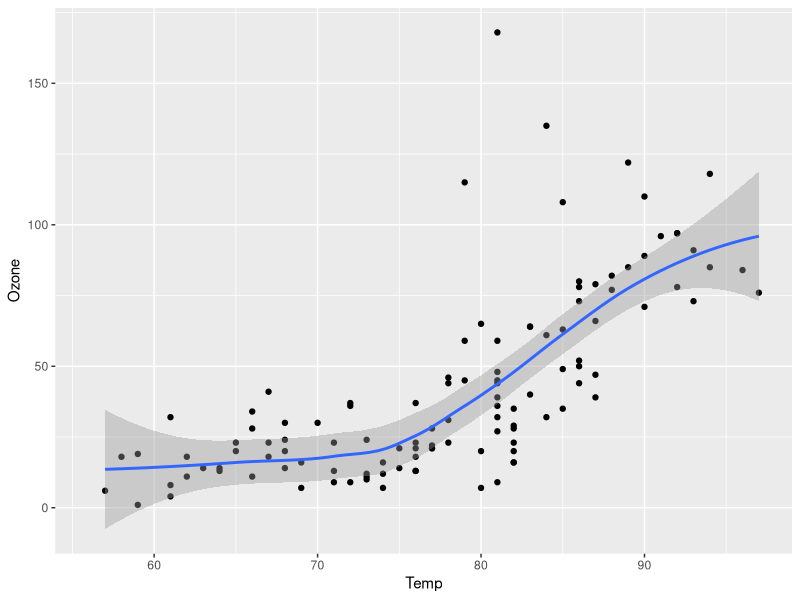
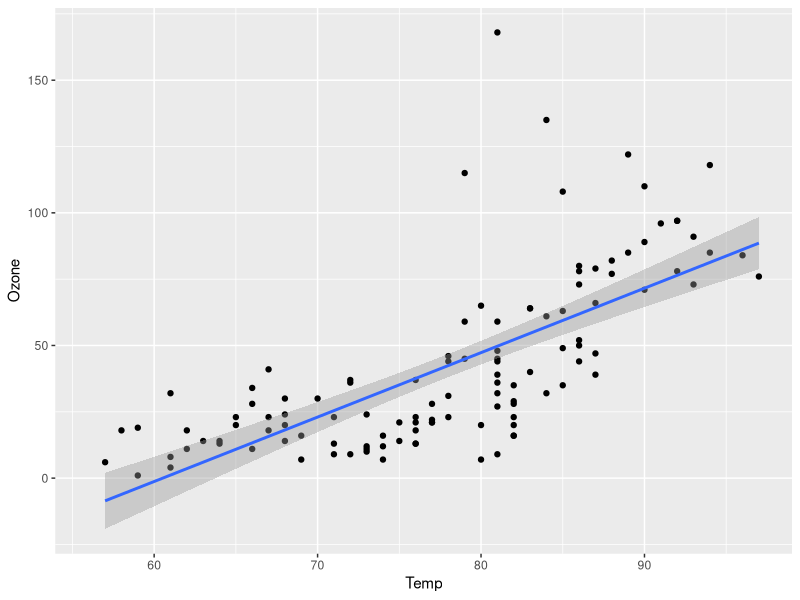
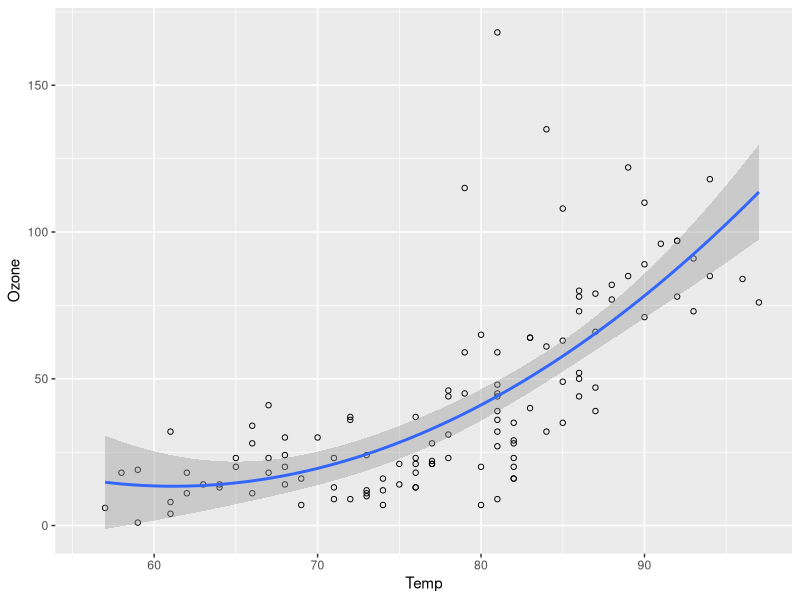

Here is the R script that generated these plots, in order: (Note: this script raises an error after producing the figures.)
## ---- chunk 1
knitr::opts_chunk$set(message = F, error = F, warning = F, comment = NA, fig.align = 'center', dpi = 100, fig.width=6, fig.height=5, tidy = F)
## ---- chunk 2

## ---- chunk 3
library(datasets)
library(ggplot2)
library(ggthemes)
library(grid)
library(RColorBrewer)

data(airquality)
airquality$Month <- factor(airquality$Month, 
    labels = c("May", "Jun", "Jul", "Aug", "Sep"))
## ---- chunk 4
p12 <- ggplot(airquality, aes(x = Temp, y = Ozone)) + 
  geom_point() + 
  stat_smooth()
p12
## ---- chunk 5
p12 <- ggplot(airquality, aes(x = Temp, y = Ozone)) + 
  geom_point() + 
  geom_smooth(method=lm)
p12
## ---- chunk 6
m1 <- summary(lm(Ozone ~ Temp, data = airquality))
m1$adj.r.squared
## ---- chunk 7
p12 <- ggplot(airquality, aes(x = Temp, y = Ozone)) + 
  geom_point(shape=1) + 
  stat_smooth(method = "lm", formula = y ~ x + I(x^2))
p12
## ---- chunk 8
m2 <- summary(lm(Ozone ~ Temp + I(Temp^2), data = airquality))
m2$adj.r.squared
## ---- chunk 9
p10 <- p10 + scale_x_discrete(name = "Month") +
  scale_y_continuous(name = "Mean ozone in parts per billion")
p10
## ---- chunk 10
p10 <- p10 + scale_y_continuous(name = "Mean ozone in\nparts per billion")
p10
## ---- chunk 11
p10 <- p10 + scale_y_continuous(name = "Mean ozone in\nparts per billion",
    breaks = seq(0, 175, 25), limits=c(0, 175))
p10
## ---- chunk 12
p10 <- p10 + ggtitle("Boxplot of mean ozone by month")
p10
## ---- chunk 13
fill <- "gold1"; line <- "goldenrod2"

p10 <- ggplot(airquality, aes(x = Month, y = Ozone)) + 
  geom_boxplot(fill = fill, colour = line) +
  scale_y_continuous(name = "Mean ozone in\nparts per billion",
    breaks = seq(0, 175, 25), limits=c(0, 175)) +
  scale_x_discrete(name = "Month") +
  ggtitle("Boxplot of mean ozone by month")
p10
## ---- chunk 14
fill <- "#4271AE"; line <- "#1F3552"

p10 <- ggplot(airquality, aes(x = Month, y = Ozone)) + 
  geom_boxplot(fill = fill, colour = line) +
  scale_y_continuous(name = "Mean ozone in\nparts per billion",
    breaks = seq(0, 175, 25), limits=c(0, 175)) +
  scale_x_discrete(name = "Month") +
  ggtitle("Boxplot of mean ozone by month")
p10
## ---- chunk 15
p10 <- ggplot(airquality, aes(x = Month, y = Ozone)) + 
  geom_boxplot(fill = fill, colour = line,
    alpha = 0.7) +
  scale_y_continuous(name = "Mean ozone in\nparts per billion",
    breaks = seq(0, 175, 25), limits=c(0, 175)) +
  scale_x_discrete(name = "Month") +
  ggtitle("Boxplot of mean ozone by month")
p10
## ---- chunk 16
p10 <- ggplot(airquality, aes(x = Month, y = Ozone)) + 
  geom_boxplot(fill = fill, colour = line, alpha = 0.7,
    outlier.colour = "#1F3552", outlier.shape = 20) +
  scale_y_continuous(name = "Mean ozone in\nparts per billion",
    breaks = seq(0, 175, 25), limits=c(0, 175)) +
  scale_x_discrete(name = "Month") +
  ggtitle("Boxplot of mean ozone by month")
p10
## ---- chunk 17
p10 <- p10 + theme_bw()
p10
## ---- chunk 18
p10 <- ggplot(airquality, aes(x = Month, y = Ozone)) + 
  geom_boxplot(colour = "black", fill = "#56B4E9") +
  scale_y_continuous(name = "Mean ozone in\nparts per billion",
    breaks = seq(0, 175, 25), limits=c(0, 175)) +
  scale_x_discrete(name = "Month") +
  ggtitle("Boxplot of mean ozone by month") +
  theme(axis.line.x = element_line(size=.5, colour = "black"), 
    axis.line.y = element_line(size=.5, colour = "black"),     
    axis.text.x=element_text(colour="black", size = 10), 
    axis.text.y=element_text(colour="black", size = 10), 
    legend.position="bottom", 
    legend.direction="horizontal",
    legend.box = "horizontal", 
    legend.key = element_blank(),
    panel.grid.major = element_blank(),
    panel.grid.minor = element_blank(), 
    panel.border = element_blank(),
    panel.background = element_blank(),
    plot.title=element_text(family="xkcd-Regular"), 
    text=element_text(family="xkcd-Regular")) 
p10
## ---- chunk 19
p10 <- ggplot(airquality, aes(x = Month, y = Ozone)) + 
  geom_boxplot(fill = fill, colour = line) +
  scale_y_continuous(name = "Mean ozone in\nparts per billion",
    breaks = seq(0, 175, 25), limits=c(0, 175)) +
  scale_x_discrete(name = "Month") +
  ggtitle("Boxplot of mean ozone by month") +
  theme_economist() + scale_fill_economist() +
  theme(axis.line.x = element_line(size=.5, colour = "black"),
    axis.title = element_text(size = 12),
    legend.position="bottom", 
    legend.direction="horizontal",
    legend.box = "horizontal", 
    legend.text = element_text(size = 10),
    text = element_text(family = "OfficinaSanITC-Book"),
    plot.title = element_text(family="OfficinaSanITC-Book"))
p10
## ---- chunk 20
p10 <- ggplot(airquality, aes(x = Month, y = Ozone)) + 
  geom_boxplot(fill = fill, colour = line) +
  scale_y_continuous(name = "Mean ozone in\nparts per billion",
    breaks = seq(0, 175, 25), limits=c(0, 175)) +
  scale_x_discrete(name = "Month") +
  ggtitle("Boxplot of mean ozone by month") +
  theme_fivethirtyeight() + scale_fill_fivethirtyeight() +   
  theme(axis.title = element_text(family="Atlas Grotesk Regular"),
    legend.position="bottom", 
    legend.direction="horizontal",
    legend.box = "horizontal", 
    legend.title=element_text(family="Atlas Grotesk Regular", size = 10),
    legend.text=element_text(family="Atlas Grotesk Regular", size = 10),
    plot.title=element_text(family="Atlas Grotesk Medium"), 
    text=element_text(family="DecimaMonoPro")) 
p10
## ---- chunk 21
fill <- "#4271AE"; lines <- "#1F3552"

p10 <- ggplot(airquality, aes(x = Month, y = Ozone)) + 
  geom_boxplot(colour = lines, fill = fill,
    size = 1) +
  scale_y_continuous(name = "Mean ozone in\nparts per billion",
    breaks = seq(0, 175, 25), limits=c(0, 175)) +
  scale_x_discrete(name = "Month") +
  ggtitle("Boxplot of mean ozone by month") +
  theme_bw() +
  theme(panel.border = element_rect(colour = "black", fill=NA, size=.5),
    panel.grid.major = element_line(colour = "#d3d3d3"), 
    panel.grid.minor = element_blank(), 
    panel.border = element_blank(), panel.background = element_blank(),
    plot.title = element_text(size = 14, family = "Tahoma", face = "bold"),
    text=element_text(family = "Tahoma"), 
    axis.title = element_text(face="bold"),
    axis.text.x = element_text(colour="black", size = 11),
    axis.text.y = element_text(colour="black", size = 9)) 
p10
## ---- chunk 22
p10 <- p10 + geom_jitter()
p10
## ---- chunk 23
p10 <- ggplot(airquality, aes(x = Month, y = Ozone)) + 
  geom_boxplot(colour = lines, fill = fill,
    size = 1, notch = TRUE) +
  scale_y_continuous(name = "Mean ozone in\nparts per billion",
    breaks = seq(0, 175, 25), limits=c(0, 175)) +
  scale_x_discrete(name = "Month") +
  ggtitle("Boxplot of mean ozone by month") +
  theme_bw() +
  theme(panel.border = element_rect(colour = "black", fill=NA, size=.5),
    panel.grid.major = element_line(colour = "#d3d3d3"), 
    panel.grid.minor = element_blank(), 
    panel.border = element_blank(), panel.background = element_blank(),
    plot.title = element_text(size = 14, family = "Tahoma", face = "bold"),
    text=element_text(family="Tahoma"), 
    axis.title = element_text(face="bold"),
    axis.text.x=element_text(colour="black", size = 11), 
    axis.text.y=element_text(colour="black", size = 9)) 
p10
## ---- chunk 24
airquality_trimmed <- airquality[which(airquality$Month == "Jul" |
    airquality$Month == "Aug" | airquality$Month == "Sep"), ]
airquality_trimmed$Temp.f <- factor(ifelse(airquality_trimmed$Temp > mean(airquality_trimmed$Temp), 1, 0),
    labels = c("Low temp ", "High temp "))

p10 <- ggplot(airquality_trimmed, aes(x = Month, y = Ozone)) + 
  geom_boxplot(fill = fill, colour = line,
    alpha = 0.7) +
  scale_y_continuous(name = "Mean ozone in\nparts per billion",
    breaks = seq(0, 175, 50), limits=c(0, 175)) +
  scale_x_discrete(name = "Month") +
  ggtitle("Boxplot of mean ozone by month") +
  theme_bw() +
  theme(plot.title = element_text(size = 14, family = "Tahoma", face = "bold"),
    panel.border = element_rect(colour = "black", fill=NA, size=.5),
    text = element_text(size = 12, family = "Tahoma"),
    axis.title = element_text(face="bold"),
    axis.text.x=element_text(size = 11)) +
  facet_grid(. ~ Temp.f)
p10
## ---- chunk 25
p10 <- ggplot(airquality_trimmed, aes(x = Month, y = Ozone, fill = Temp.f)) + 
  geom_boxplot(alpha=0.7) +
  scale_y_continuous(name = "Mean ozone in\nparts per billion",
    breaks = seq(0, 175, 25), limits=c(0, 175)) +
  scale_x_discrete(name = "Month") +
  ggtitle("Boxplot of mean ozone by month") +
  theme_bw() +
  theme(plot.title = element_text(size = 14, family = "Tahoma", face = "bold"),
    panel.border = element_rect(colour = "black", fill=NA, size=.5),
    text = element_text(size = 12, family = "Tahoma"),
    axis.title = element_text(face="bold"),
    axis.text.x=element_text(size = 11)) +
  scale_fill_brewer(palette = "Accent")
p10
## ---- chunk 26
p10 <- ggplot(airquality_trimmed, aes(x = Month, y = Ozone, fill = Temp.f)) + 
  geom_boxplot(alpha=0.7) +
  scale_y_continuous(name = "Mean ozone in\nparts per billion",
    breaks = seq(0, 175, 25), limits=c(0, 175)) +
  scale_x_discrete(name = "Month") +
  ggtitle("Boxplot of mean ozone by month") +
  theme_bw() +
  theme(plot.title = element_text(size = 14, family = "Tahoma", face = "bold"), 
    panel.border = element_rect(colour = "black", fill=NA, size=.5),
    text = element_text(size = 12, family = "Tahoma"),
    axis.title = element_text(face="bold"),
    axis.text.x=element_text(size = 11),
    legend.position = "bottom") +
  scale_fill_brewer(palette = "Accent") +
  labs(fill = "Temperature ")
p10
